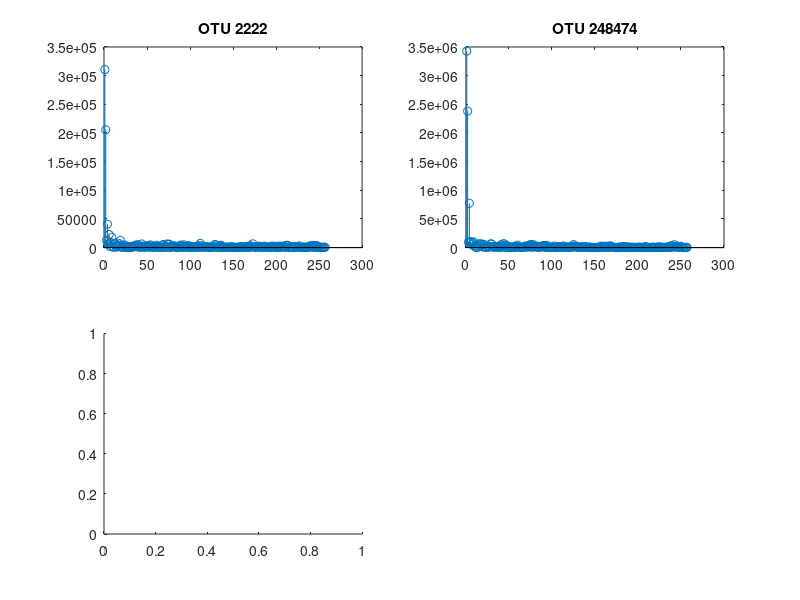

Source code (MATLAB): (Note: this script raises an error after producing the figure.)
load('Saliva_A');
Saliva_A = david14otusmetadatasalivaA';

Row_17 = Saliva_A(:,17);
Row_2873 = Saliva_A(:,2873);
Row_4928 = Saliva_A(:,4928);
Row_3040 = Saliva_A(:,3040);

Frequency_17 = abs(periodogram(Row_17));
Frequency_2873 = abs(periodogram(Row_2873));
Frequency_3040 = abs(periodogram(Row_3040));

figure
subplot(2,2,1)
stem(Frequency_17);
title('OTU 2222')

subplot(2,2,2)
stem(Frequency_2873);
title('OTU 248474')

subplot(2,2,3)
stem(Frequency_4928);
title('OTU 529659')

subplot(2,2,4)
stem(Frequency_3040);
title('OTU 263650')